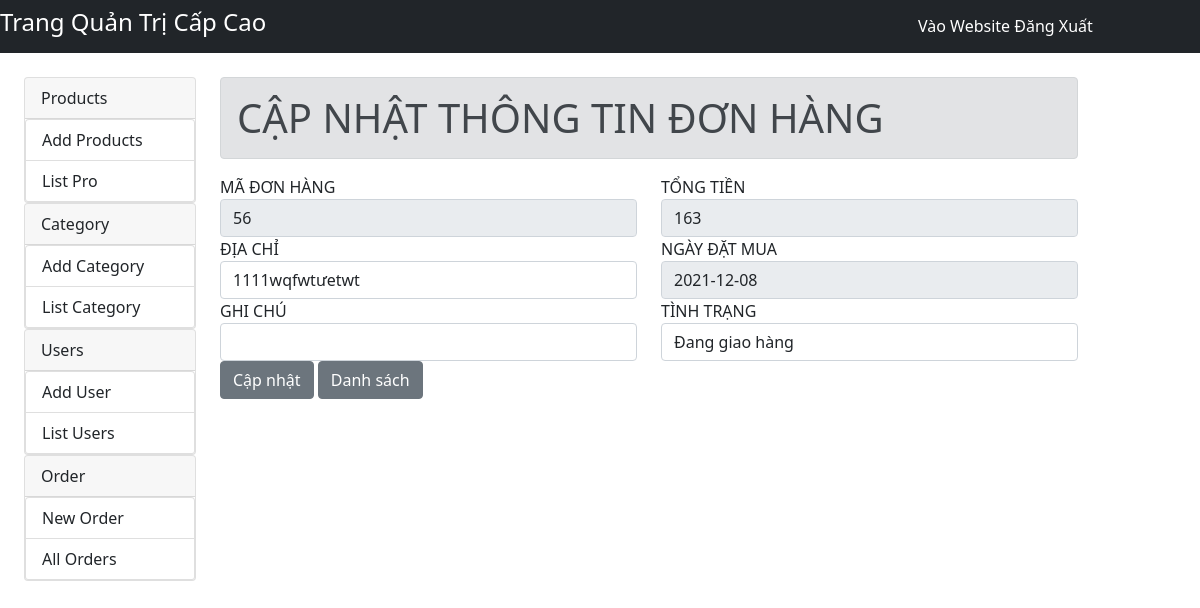
Screenshot of /?role=c_0&action=edit_order&ID=56 (signed in) with the database file from the repository.
### tables this page shows
CREATE TABLE `orders` (
  `order_ID` int(10) NOT NULL,
  `order_total` float NOT NULL,
  `order_address` varchar(255) NOT NULL,
  `order_note` varchar(255) NOT NULL,
  `order_date` date NOT NULL,
  `order_status` int(10) NOT NULL COMMENT '1. Đang Xử Lý 2.Đang Giao Hàng 3. Đã giao hàng 4.Trả hàng 5.Đã hủy',
  `userID` int(10) NOT NULL
);

### model/m_orders.php (called while the page is built, shortened)
<?php
class OrdersDB{
	public static function get_orderByID($ID){
        $db = Database::getDB();
		 $query = "SELECT * FROM orders WHERE order_ID=:ID";
		 try {
		  $statement = $db->prepare($query);
		  $statement->bindValue(':ID',$ID);
		  $statement -> execute();
		  $result = $statement->fetch(PDO::FETCH_OBJ);
		  return $result;
		} catch (PDOException $e) {
		  $error = $e->getMessage();
		  echo "Lỗi: ".$error;
		  exit();
		}
    }
}
?>

### view/admin_0/edit_order.php (the view, shortened to what this page needs)
<h1 class="alert alert-secondary">CẬP NHẬT THÔNG TIN ĐƠN HÀNG</h1>
<form action="" method="post" enctype="multipart/form-data">
    <div class="row">
        <div class="form-group col-sm-6">
            <label>MÃ ĐƠN HÀNG</label>
            <input type="text" class="form-control" readonly name="order_ID" value="<?php echo $order->order_ID; ?>">
        </div>
        <div class="form-group col-sm-6">
            <label>TỔNG TIỀN</label>
            <input name="order_total" readonly value="<?=number_format($order->order_total);?>" class="form-control">
        </div>
        <div class="form-group col-sm-6">
            <label>ĐỊA CHỈ</label>
            <input name="order_address" type="text" value="<?php echo $order->order_address; ?>" class="form-control">
        </div>
        <div class="form-group col-sm-6">
            <label>NGÀY ĐẶT MUA</label>
            <input name="order_date" type="text" readonly value="<?php echo $order->order_date; ?>" class="form-control">
        </div>
    </div>
    <div class="row">
        <div class="form-group col-sm-6">
            <label>GHI CHÚ</label>
            <input name="order_note" value="<?php echo $order->order_note; ?>" class="form-control">
        </div>
        <div class="form-group col-sm-6">
            <label>TÌNH TRẠNG</label>
            <select name="order_status" class="form-control" id="">
                <?php if($order->order_status==1){?>
                    <option value="1" selected>Đang xử lý</option>
                    <option value="2">Đang giao hàng</option>
                    <option value="3">Đã giao hàng</option>
                    <option value="4">Trả hàng</option>
                    <option value="5">Đã hủy đơn</option>
                <?php }else if($order->order_status==2){?>
                    <option value="2" selected>Đang giao hàng</option>
                <?php }else if($order->order_status==3){?>
                    <option value="1" >Đang xử lý</option>
                    <option value="2" >Đang giao hàng</option>
                    <option value="3" selected>Đã giao hàng</option>
                    <option value="4">Trả hàng</option>
                    <option value="5">Đã hủy đơn</option>
                <?php }else if($order->order_status==4){?>
                    <option value="1" >Đang xử lý</option>
                    <option value="2" >Đang giao hàng</option>
                    <option value="3" >Đã giao hàng</option>
                    <option value="4" selected>Trả hàng</option>
                    <option value="5">Đã hủy đơn</option>
                <?php }?>
            </select>
        </div>
    </div>
    <div class="row">
        <div class="form-group col-sm-12">
            <button name="action" value="update_order" class="btn btn-secondary">Cập nhật</button>
            <a href="index.php?btn_list" class="btn btn-secondary">Danh sách</a>
        </div>
    </div>
</form>

### rows the page displays
orders: order_ID "56", order_total "163", order_address "1111wqfwtưetwt", order_date "2021-12-08", order_status "Đang giao hàng"
